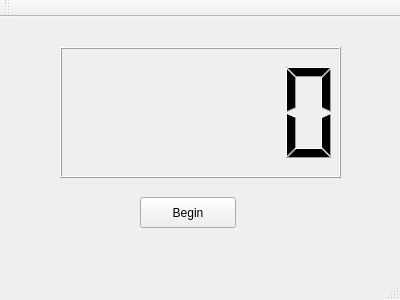
<?xml version="1.0" encoding="UTF-8"?>
<ui version="4.0">
 <class>ReactionTime</class>
 <widget class="QMainWindow" name="ReactionTime">
  <property name="geometry">
   <rect>
    <x>0</x>
    <y>0</y>
    <width>400</width>
    <height>300</height>
   </rect>
  </property>
  <property name="windowTitle">
   <string>ReactionTime</string>
  </property>
  <widget class="QWidget" name="centralWidget">
   <widget class="QLCDNumber" name="millisecondTime">
    <property name="geometry">
     <rect>
      <x>60</x>
      <y>30</y>
      <width>281</width>
      <height>131</height>
     </rect>
    </property>
    <property name="font">
     <font>
      <pointsize>36</pointsize>
     </font>
    </property>
   </widget>
   <widget class="QPushButton" name="startButton">
    <property name="geometry">
     <rect>
      <x>140</x>
      <y>180</y>
      <width>96</width>
      <height>31</height>
     </rect>
    </property>
    <property name="text">
     <string>Begin</string>
    </property>
   </widget>
  </widget>
  <widget class="QMenuBar" name="menuBar">
   <property name="geometry">
    <rect>
     <x>0</x>
     <y>0</y>
     <width>400</width>
     <height>27</height>
    </rect>
   </property>
  </widget>
  <widget class="QToolBar" name="mainToolBar">
   <attribute name="toolBarArea">
    <enum>TopToolBarArea</enum>
   </attribute>
   <attribute name="toolBarBreak">
    <bool>false</bool>
   </attribute>
  </widget>
  <widget class="QStatusBar" name="statusBar"/>
 </widget>
 <layoutdefault spacing="6" margin="11"/>
 <resources/>
 <connections/>
</ui>
